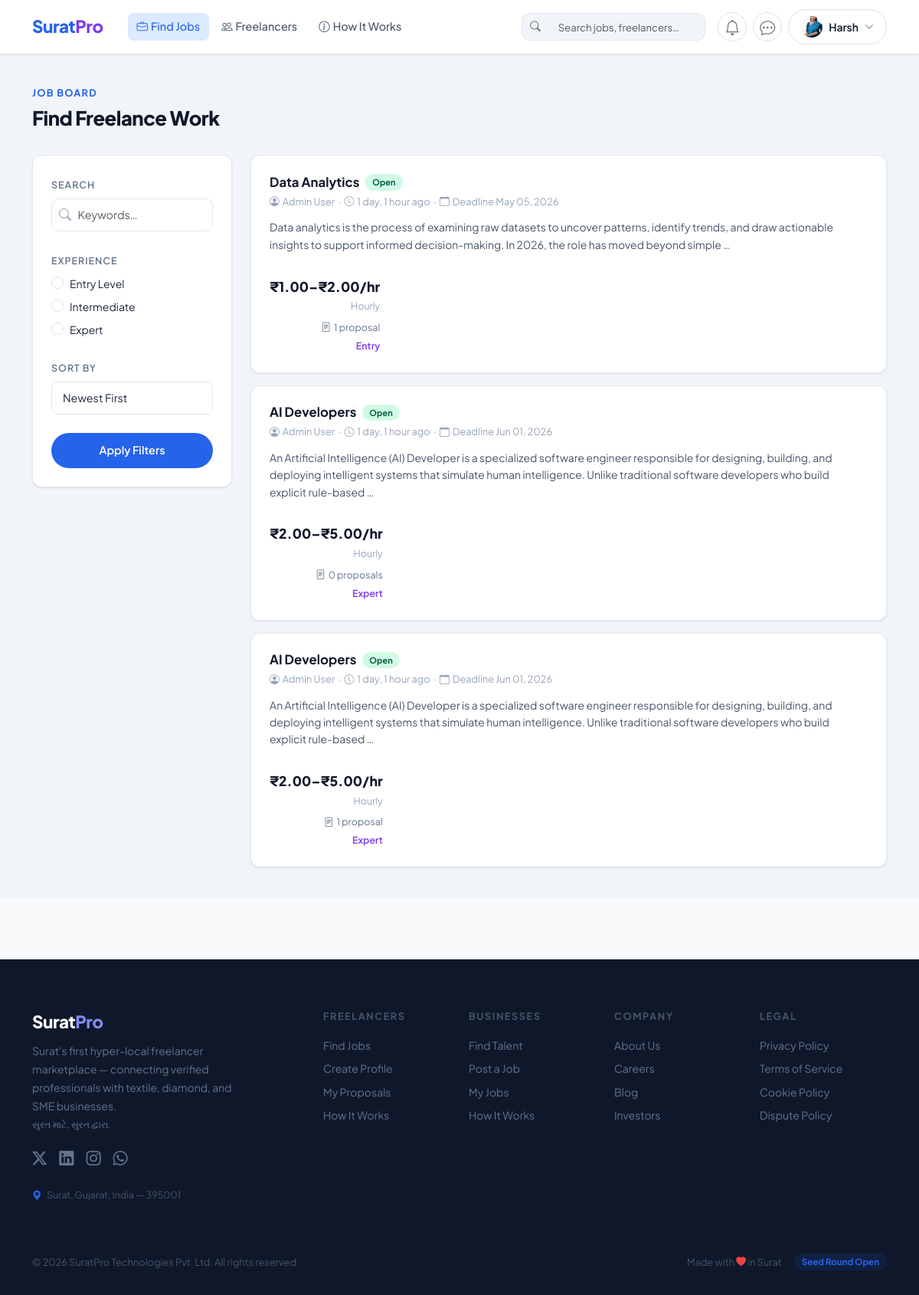
Screenshot of /jobs/ (signed in) with the database file from the repository.
### accounts/models.py (models this page shows, shortened)
class User(AbstractUser):
    ROLE_FREELANCER = 'freelancer'
    ROLE_CLIENT = 'client'
    ROLE_CHOICES = [
        (ROLE_FREELANCER, 'Freelancer'),
        (ROLE_CLIENT, 'Client'),
    ]
    role = models.CharField(max_length=20, choices=ROLE_CHOICES, default=ROLE_FREELANCER)
    avatar = models.ImageField(upload_to='avatars/', blank=True, null=True)
    resume = models.FileField(upload_to='resumes/', blank=True, null=True, help_text='Upload your CV/Resume (PDF)')
    bio = models.TextField(blank=True)
    phone = models.CharField(max_length=20, blank=True)
    location = models.CharField(max_length=100, blank=True)
    website = models.URLField(blank=True)
    is_verified = models.BooleanField(default=False)
    has_paid_registration = models.BooleanField(default=False)
    wallet_balance = models.DecimalField(max_digits=10, decimal_places=2, default=0.00)
    first_project_completed = models.BooleanField(default=False)
    created_at = models.DateTimeField(auto_now_add=True)
    updated_at = models.DateTimeField(auto_now=True)
    @property
    def is_freelancer(self):
        return self.role == self.ROLE_FREELANCER
    @property
    def is_client(self):
        return self.role == self.ROLE_CLIENT
    def get_avatar_url(self):
        if self.avatar:
            return self.avatar.url
        return '/static/img/default_avatar.png'

### jobs/models.py (models this page shows, shortened)
class Job(models.Model):
    STATUS_OPEN   = 'open'
    STATUS_INPROG = 'in_progress'
    STATUS_CLOSED = 'closed'
    STATUS_CHOICES = [
        (STATUS_OPEN,   'Open'),
        (STATUS_INPROG, 'In Progress'),
        (STATUS_CLOSED, 'Closed'),
    ]
    BUDGET_FIXED  = 'fixed'
    BUDGET_HOURLY = 'hourly'
    BUDGET_CHOICES = [
        (BUDGET_FIXED,  'Fixed Price'),
        (BUDGET_HOURLY, 'Hourly Rate'),
    ]
    EXP_ENTRY       = 'entry'
    EXP_INTERMEDIATE = 'intermediate'
    EXP_EXPERT      = 'expert'
    EXP_CHOICES = [
        (EXP_ENTRY,        'Entry Level'),
        (EXP_INTERMEDIATE, 'Intermediate'),
        (EXP_EXPERT,       'Expert'),
    ]
    client       = models.ForeignKey(
        settings.AUTH_USER_MODEL,
        on_delete=models.CASCADE,
        related_name='jobs_posted',
    )
    title        = models.CharField(max_length=255)
    description  = models.TextField()
    skills_required = models.ManyToManyField(
        'accounts.Skill',
        blank=True,
        related_name='jobs',
    )
    budget_type  = models.CharField(max_length=10, choices=BUDGET_CHOICES, default=BUDGET_FIXED)
    budget_min   = models.DecimalField(max_digits=10, decimal_places=2, default=0)
    budget_max   = models.DecimalField(max_digits=10, decimal_places=2, default=0)
    deadline     = models.DateField(null=True, blank=True)
    experience_level = models.CharField(max_length=20, choices=EXP_CHOICES, default=EXP_INTERMEDIATE)
    status       = models.CharField(max_length=20, choices=STATUS_CHOICES, default=STATUS_OPEN)
    views_count  = models.PositiveIntegerField(default=0)
    created_at   = models.DateTimeField(auto_now_add=True)
    updated_at   = models.DateTimeField(auto_now=True)
    class Meta:
        ordering = ['-created_at']
    @property
    def budget_display(self):
        if self.budget_type == self.BUDGET_HOURLY:
            return f'₹{self.budget_min}–₹{self.budget_max}/hr'
        return f'₹{self.budget_min}–₹{self.budget_max}'
    @property
    def proposal_count(self):
        return self.proposals.count()

### jobs/views.py (the view)
# urls.py: path('',                       views.job_list_view,       name='list'),
def job_list_view(request):
    jobs = Job.objects.filter(status=Job.STATUS_OPEN).select_related('client').prefetch_related('skills_required')
    q           = request.GET.get('q', '').strip()
    skill_slugs = request.GET.getlist('skills')   # multi-skill filter
    budget_min  = request.GET.get('bmin', '')
    budget_max  = request.GET.get('bmax', '')
    exp         = request.GET.get('exp', '')
    sort        = request.GET.get('sort', '-created_at')
    if q:
        jobs = jobs.filter(
            Q(title__icontains=q) |
            Q(description__icontains=q) |
            Q(client__username__icontains=q)
        )
    if skill_slugs:
        for slug in skill_slugs:
            jobs = jobs.filter(skills_required__slug=slug)
    if budget_min:
        try:
            jobs = jobs.filter(budget_min__gte=int(budget_min))
        except ValueError:
            pass
    if budget_max:
        try:
            jobs = jobs.filter(budget_max__lte=int(budget_max))
        except ValueError:
            pass
    if exp:
        jobs = jobs.filter(experience_level=exp)
    valid_sorts = {
        '-created_at': '-created_at',
        'budget_low':  'budget_min',
        'budget_high': '-budget_max',
    }
    jobs = jobs.order_by(valid_sorts.get(sort, '-created_at')).distinct()
    total_count = jobs.count()
    paginator   = Paginator(jobs, 12)
    page_obj    = paginator.get_page(request.GET.get('page'))
    context = {
        'page_obj':    page_obj,
        'all_skills':  Skill.objects.all().order_by('name'),
        'skill_slugs': skill_slugs,
        'q':           q,
        'budget_min':  budget_min,
        'budget_max':  budget_max,
        'exp':         exp,
        'sort':        sort,
        'total_count': total_count,
        'exp_choices': Job.EXP_CHOICES,
    }
    return render(request, 'jobs/job_list.html', context)

### templates/jobs/job_list.html (shortened to what this page needs)
{% extends 'base.html' %}
{% block content %}
<div style="background:#f1f5f9;min-height:calc(100vh - 68px);padding:2.5rem 0;">
<div class="container">
    <div class="d-flex align-items-center justify-content-between mb-4 flex-wrap gap-3">
        <div>
            <div class="section-label">Job Board</div>
            <h1 class="section-title mt-1" style="font-size:1.6rem;">Find Freelance Work</h1>
        </div>
    </div>
    <div class="row g-4">
        <div class="col-lg-3">
            <div class="card-main p-4" style="position:sticky;top:80px;">
                <form method="get" id="filter-form">
                    <div class="mb-4">
                        <label class="form-label fw-700" style="font-size:0.78rem;text-transform:uppercase;letter-spacing:1px;color:#64748b;">Search</label>
                        <div style="position:relative;">
                            <i class="bi bi-search" style="position:absolute;left:10px;top:50%;transform:translateY(-50%);color:#94a3b8;"></i>
                            <input type="text" name="q" value="{{ q }}"
                                   class="form-control" placeholder="Keywords…"
                                   style="padding-left:2.1rem;border-radius:10px;border:1.5px solid #e2e8f0;">
                        </div>
                    </div>
                    <div class="mb-4">
                        <label class="form-label fw-700" style="font-size:0.78rem;text-transform:uppercase;letter-spacing:1px;color:#64748b;">Experience</label>
                        {% for val, label in exp_choices %}
                        <div class="form-check mb-1">
                            <input class="form-check-input" type="radio" name="exp"
                                   id="exp_{{ val }}" value="{{ val }}"
                                   onchange="document.getElementById('filter-form').submit()">
                            <label class="form-check-label" for="exp_{{ val }}" style="font-size:0.875rem;">{{ label }}</label>
                        </div>
                        {% endfor %}
                    </div>
                    <div class="mb-4">
                        <label class="form-label fw-700" style="font-size:0.78rem;text-transform:uppercase;letter-spacing:1px;color:#64748b;">Sort By</label>
                        <select name="sort" class="form-select form-select-sm" onchange="this.form.submit()" style="border-radius:8px;">
                            <option value="-created_at" {% if sort == '-created_at' %}selected{% endif %}>Newest First</option>
                        </select>
                    </div>
                    <button type="submit" class="btn-primary-main w-100" style="justify-content:center;">
                        Apply Filters
                    </button>
                </form>
            </div>
        </div>
        <div class="col-lg-9">
            {% if page_obj.object_list %}
            <div class="d-flex flex-column gap-3">
                {% for job in page_obj %}
                <a href="{% url 'jobs:detail' job.pk %}" class="text-decoration-none">
                <div class="card-main p-4" style="transition:all 0.2s ease;cursor:pointer;"
                     onmouseover="this.style.transform='translateY(-2px)';this.style.boxShadow='0 8px 28px rgba(15,23,42,0.1)'"
                     onmouseout="this.style.transform='';this.style.boxShadow=''">
                    <div class="d-flex align-items-start justify-content-between gap-3 flex-wrap">
                        <div class="flex-grow-1">
                            <div class="d-flex align-items-center gap-2 mb-1 flex-wrap">
                                <h2 style="font-size:1.05rem;font-weight:700;color:#0f172a;margin:0;">{{ job.title }}</h2>
                                <span style="background:#d1fae5;color:#065f46;padding:2px 9px;border-radius:20px;font-size:11px;font-weight:700;">Open</span>
                            </div>
                            <div style="font-size:0.8rem;color:#94a3b8;margin-bottom:0.75rem;">
                                <i class="bi bi-person-circle me-1"></i>{{ job.client.get_full_name|default:job.client.username }}
                                &nbsp;·&nbsp;
                                <i class="bi bi-clock me-1"></i>{{ job.created_at|timesince }} ago
                                {% if job.deadline %}
                                &nbsp;·&nbsp;
                                <i class="bi bi-calendar me-1"></i>Deadline {{ job.deadline|date:"M d, Y" }}
                                {% endif %}
                            </div>
                            <p style="font-size:0.875rem;color:#475569;margin-bottom:0.85rem;line-height:1.6;">
                                {{ job.description|truncatewords:30 }}
                            </p>
                        </div>
                        <div class="text-end" style="min-width:130px;flex-shrink:0;">
                            <div style="font-size:1.1rem;font-weight:800;color:#0f172a;">{{ job.budget_display }}</div>
                            <div style="font-size:0.78rem;color:#94a3b8;margin-top:2px;">
                                {{ job.budget_type|capfirst }}
                            </div>
                            <div style="font-size:0.78rem;color:#64748b;margin-top:8px;">
                                <i class="bi bi-file-text me-1"></i>{{ job.proposal_count }} proposal{{ job.proposal_count|pluralize }}
                            </div>
                            <div style="font-size:0.78rem;color:#7c3aed;margin-top:4px;font-weight:600;">
                                {{ job.experience_level|capfirst }}
                            </div>
                        </div>
                    </div>
                </div>
                </a>
                {% endfor %}
            </div>
            {% endif %}
        </div>
    </div>
</div>
</div>
{% endblock %}

### templates/partials/_navbar.html (shortened to what this page needs)
{% load static %}
<nav class="navbar navbar-expand-lg navbar-main">
    <div class="container">
        <a class="navbar-brand navbar-brand-text" href="{% url 'core:home' %}">
            Surat<span>Pro</span>
        </a>
        <div class="collapse navbar-collapse" id="navbarMain">
            <ul class="navbar-nav me-auto ms-3 gap-1">
                <li class="nav-item">
                    <a class="nav-link nav-link-main" href="{% url 'jobs:list' %}">
                        <i class="bi bi-briefcase me-1"></i>Find Jobs
                    </a>
                </li>
                <li class="nav-item">
                    <a class="nav-link nav-link-main" href="{% url 'accounts:freelancers_list' %}">
                        <i class="bi bi-people me-1"></i>Freelancers
                    </a>
                </li>
                <li class="nav-item">
                    <a class="nav-link nav-link-main" href="{% url 'core:how_it_works' %}">
                        <i class="bi bi-info-circle me-1"></i>How It Works
                    </a>
                </li>
            </ul>
            <form method="get" action="{% url 'core:search' %}" class="d-none d-lg-flex me-3" id="navbar-search-form">
                <div class="input-group" style="width:240px;">
                    <span class="input-group-text" style="background:#f1f5f9;border:1.5px solid #e2e8f0;border-right:0;border-radius:10px 0 0 10px;padding:0 10px;">
                        <i class="bi bi-search text-muted" style="font-size:0.85rem;"></i>
                    </span>
                    <input type="text" name="q" placeholder="Search jobs, freelancers…"
                           class="form-control"
                           style="border:1.5px solid #e2e8f0;border-left:0;border-radius:0 10px 10px 0;
                                  font-size:0.82rem;background:#f1f5f9;height:36px;"
                           autocomplete="off">
                </div>
            </form>
            <div class="d-flex align-items-center gap-2">
                {% if user.is_authenticated %}
                    <a href="{% url 'notifications:list' %}" class="btn btn-sm bg-white border position-relative rounded-circle d-flex align-items-center justify-content-center" style="width: 38px; height: 38px;" title="Notifications" id="notif-btn">
                        <i class="bi bi-bell fs-5 text-secondary"></i>
                    </a>
                    <a href="{% url 'messaging:inbox' %}" class="btn btn-sm bg-white border position-relative rounded-circle d-flex align-items-center justify-content-center" style="width: 38px; height: 38px;" title="Messages" id="msg-btn">
                        <i class="bi bi-chat-dots fs-5 text-secondary"></i>
                    </a>
                    <div class="dropdown">
                        <button class="btn btn-sm d-flex align-items-center gap-2 border rounded-pill px-3 py-2 bg-white" type="button" data-bs-toggle="dropdown">
                            <img src="{{ user.get_avatar_url }}" alt="{{ user.username }}" width="28" height="28"
                                 style="border-radius:50%;object-fit:cover;" onerror="this.src='{% static "img/default_avatar.png" %}'">
                            <span style="font-size:0.875rem;font-weight:600;color:#0f172a;">
                                {{ user.first_name|default:user.username }}
                            </span>
                            <i class="bi bi-chevron-down text-muted" style="font-size:0.75rem;"></i>
                        </button>
                    </div>
                {% else %}
                    <a href="{% url 'accounts:login' %}" class="btn-nav-login">Log In</a>
                    <a href="{% url 'accounts:register' %}" class="btn-nav-register">Join Free</a>
                {% endif %}
            </div>
        </div>
    </div>
</nav>

### rows the page displays
User: get_avatar_url (picture), first_name "Harsh"
Job: title "Data Analytics", client.get_full_name "Admin User", created_at "1 day, 1 hour", deadline "May 05, 2026", description "Data analytics is the process of examining raw datasets to uncover patterns, identify trends, and draw actionable insights to support informed decision-making. In 2026, the role has moved beyond simple …", budget_display "₹1.00–₹2.00/hr", budget_type "Hourly", proposal_count "1", experience_level "Entry"
Job: title "AI Developers", client.get_full_name "Admin User", created_at "1 day, 1 hour", deadline "Jun 01, 2026", description "An Artificial Intelligence (AI) Developer is a specialized software engineer responsible for designing, building, and deploying intelligent systems that simulate human intelligence. Unlike traditional software developers who build explicit rule-based …", budget_display "₹2.00–₹5.00/hr", budget_type "Hourly", proposal_count "0", experience_level "Expert"
Job: title "AI Developers", client.get_full_name "Admin User", created_at "1 day, 1 hour", deadline "Jun 01, 2026", description "An Artificial Intelligence (AI) Developer is a specialized software engineer responsible for designing, building, and deploying intelligent systems that simulate human intelligence. Unlike traditional software developers who build explicit rule-based …", budget_display "₹2.00–₹5.00/hr", budget_type "Hourly", proposal_count "1", experience_level "Expert"

### other values shown
{{ label }} "Entry Level" "Intermediate" "Expert"
